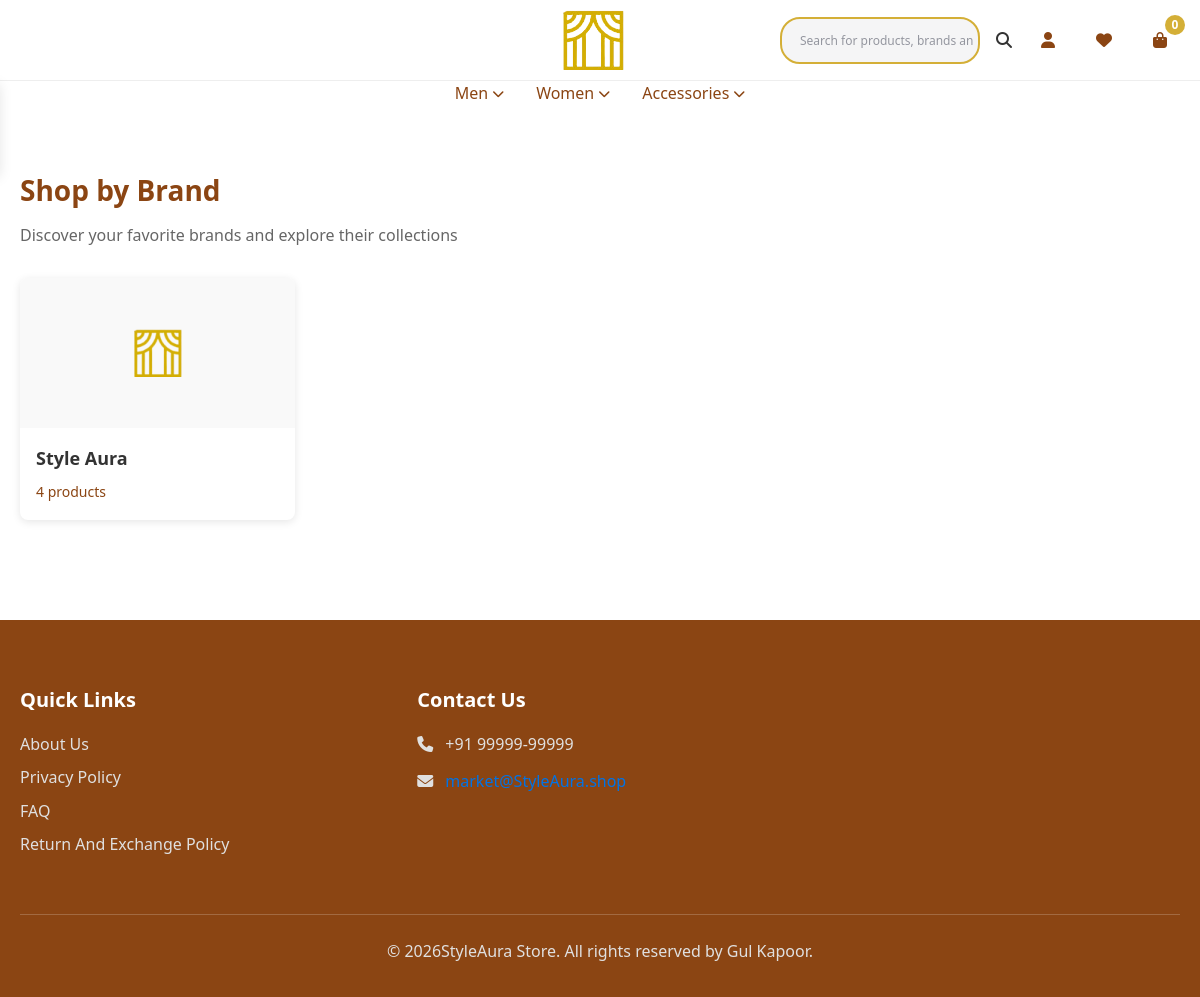
The app's page /brandlist/ with its own data.
### home/models.py (models this page shows, shortened)
class Brand(models.Model):
    name = models.CharField(max_length=100, unique=True)
    logo = models.ImageField(upload_to="images/", null=True, blank=True)
    IsFeatured = models.BooleanField(default=False)
    email = models.EmailField(unique=True, blank=True, null=True)
    about = models.TextField(blank=True, null=True)
    slug = models.SlugField(unique=True, blank=True)

### home/views.py (the view)
# urls.py: path('brandlist/', views.brandlist, name='brandlist'),
def brandlist(request):
    brands = Brand.objects.all()
    return render(request, "brandlist.html", {
        "brands": brands
    })

### home/context_processors.py (called while the page is built)
def cart_count(request):
    if request.user.is_authenticated:
        cart_items_count = Cart.objects.filter(cartUser=request.user).count()
    else:
        cart_items_count = 0  # Handle guest users if needed
    return {'cart_items_count': cart_items_count}

### home/templates/brandlist.html (shortened to what this page needs)
{% extends "layout.html" %}
{% load static %}
{% block body %}
  <main>
    <section class="brand-listing">
      <div class="container">
        <div class="brand-header">
          <h1 class="brand-title">Shop by Brand</h1>
          <p class="brand-subtitle">Discover your favorite brands and explore their collections</p>
        </div>
        <div class="brand-grid" id="brandGrid">
           {% for brand in brands %}
            <a href="{% url 'brand' brand.slug %}">
                <div class="brand-card" data-id="{{ brand.id }}" data-category="">
                    <div class="brand-card-inner">
                      <div class="brand-logo">
                        {% if brand.logo %}
                            <img src="{{ brand.logo.url }}" alt="{{ brand.name }} logo">
                        {% else %}
                            <img src="" alt="{{ brand.name }} logo">
                        {% endif %}
                      </div>
                      <div class="brand-info">
                        <h3 class="brand-name">{{ brand.name }}</h3>
                          <div class="brand-products">{{ brand.listing_set.count }} products</div>
                      </div>
                    </div>
                  </div>
            </a>
           {% endfor %}
        </div>
      </div>
    </section>
  </main>
{% endblock %}

### records on screen
Brand: logo (picture), name "Style Aura", listing_set.count "4"

### other values on screen
{{ cart_items_count }} "0"
